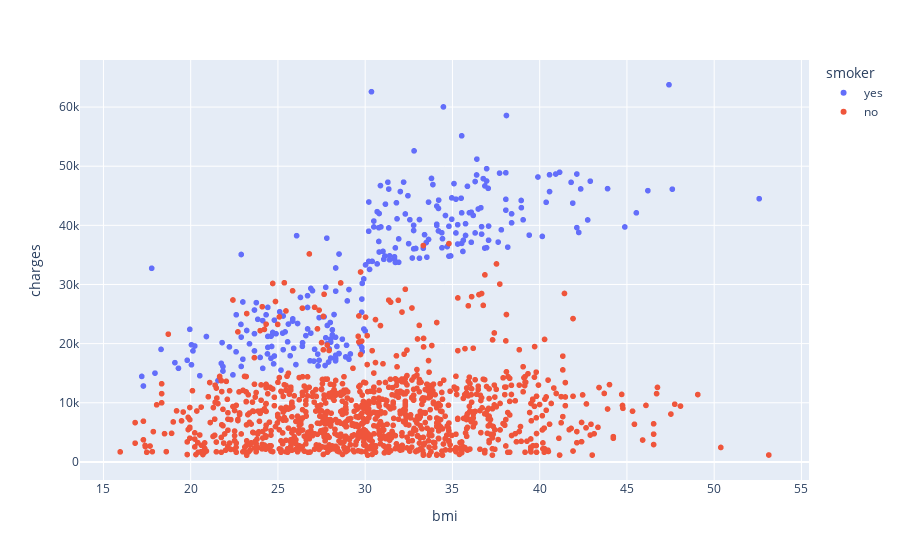

Notebook cell for this chart:
### Code cell
fig=px.scatter(medical_df,x='bmi', y='charges', color='smoker')
fig.show()

### Figure 1 — Plotly figure (JSON) as saved in the notebook; plotly's stock layout.template omitted (floating-point values rounded to 4 significant figures; data arrays with more than 128 entries replaced by an {"elided": "..."} marker saying what was removed)
{"data": [{"hovertemplate": "smoker=yes<br>bmi=%{x}<br>charges=%{y}<extra></extra>", "legendgroup": "yes", "marker": {"color": "#636efa", "symbol": "circle"}, "mode": "markers", "name": "yes", "showlegend": true, "type": "scattergl", "x": {"elided": "274 float values"}, "xaxis": "x", "y": {"elided": "274 float values"}, "yaxis": "y"}, {"hovertemplate": "smoker=no<br>bmi=%{x}<br>charges=%{y}<extra></extra>", "legendgroup": "no", "marker": {"color": "#EF553B", "symbol": "circle"}, "mode": "markers", "name": "no", "showlegend": true, "type": "scattergl", "x": {"elided": "1064 float values"}, "xaxis": "x", "y": {"elided": "1064 float values"}, "yaxis": "y"}], "layout": {"legend": {"title": {"text": "smoker"}, "tracegroupgap": 0}, "margin": {"t": 60}, "xaxis": {"anchor": "y", "domain": [0, 1], "title": {"text": "bmi"}}, "yaxis": {"anchor": "x", "domain": [0, 1], "title": {"text": "charges"}}}}
